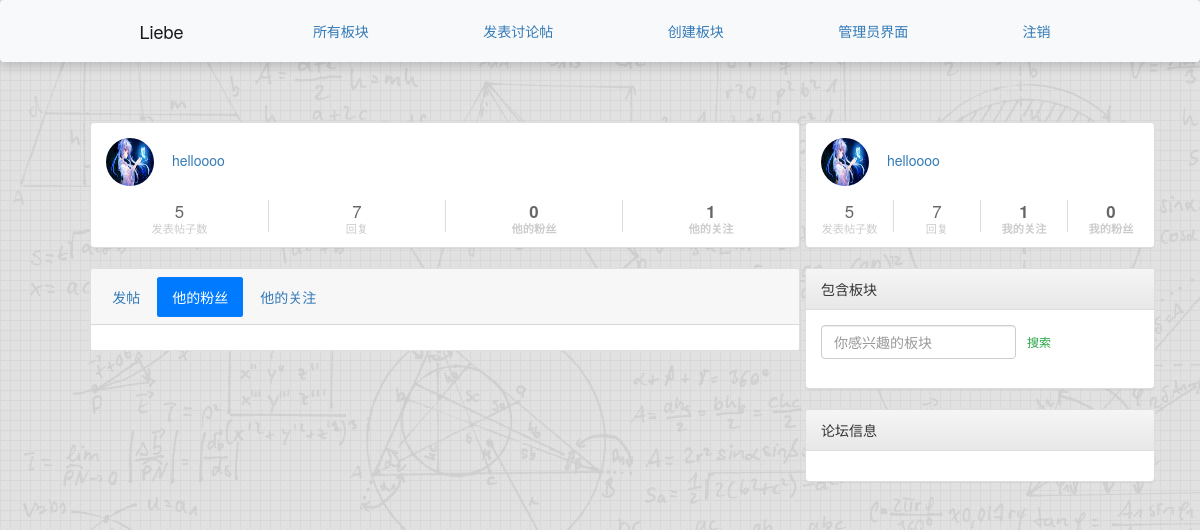
Page /accounts/profile/helloooo/fans (signed in) on the earlier database version.
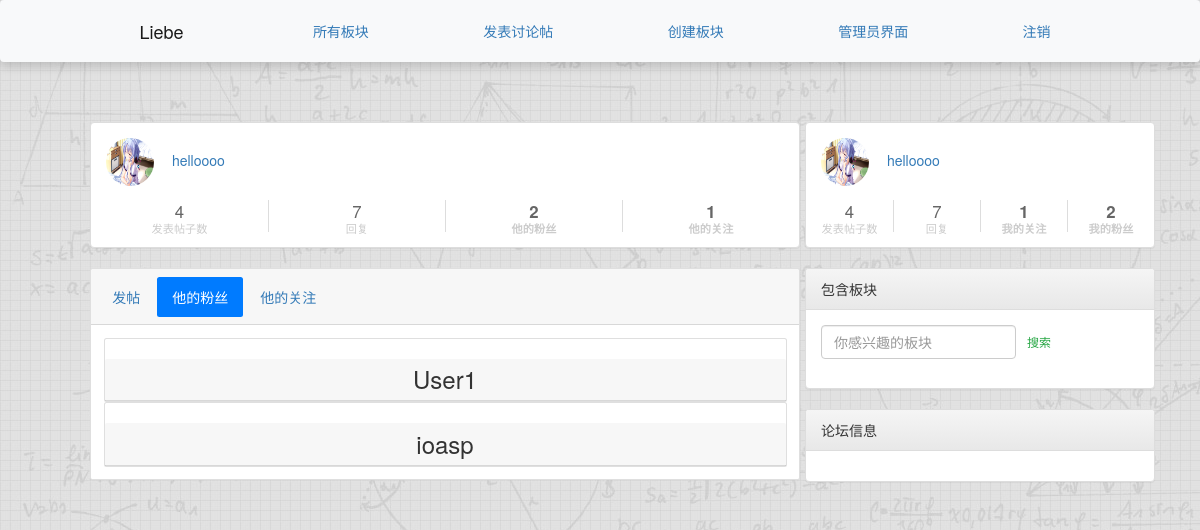
Same page on the later database version.
### accounts/models.py (models this page shows, shortened)
class User(AbstractUser):
    signature = models.CharField(max_length=255, blank=True, null=True)
    head_img = models.ImageField(blank=True, null=True, upload_to='profile_pics', default="default.jpeg")
    friends = models.ManyToManyField("User", blank=True, related_name='followed_by')

### accounts/views.py (the view)
# urls.py: path('profile/<username>/fans', views.UserFans, name="fans"),
def UserFans(request, username):
    post_user = User.objects.prefetch_related("posts").get(username__iexact=username)
    posts = post_user.posts.all()
    comments = post_user.comments.all()
    my_friends = request.user.friends.all()
    context = {
        'posts' : posts,
        'comments' : comments,
        'this_user' : post_user,
        'my_friends' : my_friends,
    }
    return render(request, "accounts/user_fans.html", context)

### accounts/templates/accounts/user_fans.html (shortened to what this page needs)
{% extends 'accounts/user_profile.html' %}
{% block user_content %}
<div class="card text-center">
    <div class="card-header">
        <ul class="nav nav-pills card-header-pills">
            <li class="nav-item">
                <a class="nav-link " href="{% url 'accounts:profile' username=this_user.username %}">发帖</a>
            </li>
            <li class="nav-item">
                <a class="nav-link active" href="{% url 'accounts:fans' username=this_user.username %}">他的粉丝</a>
            </li>
            <li class="nav-item">
                <a class="nav-link" href="{% url 'accounts:following' username=this_user.username %}">他的关注</a>
            </li>
        </ul>
    </div>
    <div class="card-body">
        {% for fan in this_user.followed_by.all %}
        <div class="card">
            <h3 class="card-header">{{  fan.username }}</h3>
        </div>
        {% endfor %}
    </div>
</div>
{% endblock user_content %}

### accounts/templates/accounts/user_profile.html (shortened to what this page needs)
{% extends 'accounts/user_base.html' %}
{% load static %}
{% block pre_user %}
<div class="panel panel-default">
    <div class="panel-body user-panel">
        <div class="panel-user-info">
            <div class="avatar-name">
                <a href="{% url 'accounts:profile' username=this_user.username %}">
                    <img class="panel-avatar user-avatar rounded-circle" src="{{ this_user.head_img.url }}" alt="" />
                </a>
                <span class="panel-username"><a
                        href="{% url 'accounts:profile' username=this_user.username %}">{{ this_user.username }}</a></span>
            </div>
            <div class="row panel-user-meta">
                <div class="col-xs-3 panel-user-meta-item">
                        <div class="text-center">
                            <p class="panel-user-meta-item-value">
                                {{  this_user.posts.count }}
                            </p>
                            <p class="panel-user-meta-item-title">发表帖子数</p>
                        </div>
                </div>
                <div class="col-xs-3 panel-user-meta-item">
                        <div class="text-center">
                            <p class="panel-user-meta-item-value">
                                {{ this_user.comments.count }}
                            </p>
                            <p class="panel-user-meta-item-title">回复</p>
                        </div>
                </div>
                <div class="col-xs-3 panel-user-meta-item">
                    <a href="{% url 'accounts:fans' username=this_user.username %}">
                        <div class="text-center">
                            <p class="panel-user-meta-item-value"><strong>{{ this_user.followed_by.count }}</strong>
                            </p>
                            <p class="panel-user-meta-item-title"><strong>他的粉丝</strong></p>
                        </div>
                    </a>
                </div>
                <div class="col-xs-3 panel-user-meta-item">
                    <a href="{% url 'accounts:following' username=this_user.username %}">
                        <div class="text-center">
                            <p class="panel-user-meta-item-value"><strong>{{ this_user.friends.count }}</strong>
                            </p>
                            <p class="panel-user-meta-item-title"><strong>他的关注</strong></p>
                        </div>
                    </a>
                </div>
            </div>
        </div>
    </div>
</div>
{% endblock pre_user %}

### templates/base.html (shortened to what the changed rows need)
<!DOCTYPE>
<html>
{% load static %}
<head>
	<link rel="stylesheet" href="https://stackpath.bootstrapcdn.com/bootstrap/4.1.3/css/bootstrap.min.css"
>
	<link rel="stylesheet" href="https://maxcdn.bootstrapcdn.com/bootstrap/3.3.7/css/bootstrap-theme.min.css"
>
	<link href="https://maxcdn.bootstrapcdn.com/font-awesome/4.7.0/css/font-awesome.min.css" rel="stylesheet">
	<link rel="stylesheet" href="{% static 'simplesocial/css/master.css'%}">
	<link rel="stylesheet" href="{% static  'css/bootstrap.min.css' %}" />
	<link rel="stylesheet" href="{% static  'css/master.css' %}" />
</head>
<body>
	<div id="main" class="container">
		<div class="row">
			<div class="col-lg-8">
				<div class="container mycontent">
					{% block content %}
					{% endblock %}
				</div>
			</div>
			<div class="col-lg-4">
				{% if  user.is_authenticated %}
				<div class="panel panel-default">
					<div class="panel-body user-panel">
						<div class="panel-user-info">
							<div class="avatar-name">
								<a href="{% url 'accounts:profile' username=user.username %}">
									<img class="panel-avatar user-avatar rounded-circle" src="{{ user.head_img.url }}" alt="" />
								</a>
								<span class="panel-username"><a href="{% url 'accounts:profile' username=user.username %}">{{ user.username }}</a></span>
							</div>
							<div class="row panel-user-meta">
								<div class="col-xs-3 panel-user-meta-item">
										<div class="text-center">
											<p class="panel-user-meta-item-value">
												{{  user.posts.count }}
											</p>
											<p class="panel-user-meta-item-title">发表帖子数</p>
										</div>
								</div>
								<div class="col-xs-3 panel-user-meta-item">
										<div class="text-center">
											<p class="panel-user-meta-item-value">
												{{ user.comments.count }}
											</p>
											<p class="panel-user-meta-item-title">回复</p>
										</div>
								</div>
								<div class="col-xs-3 panel-user-meta-item">
									<a href="{% url 'accounts:following' username=user.username %}">
										<div class="text-center">
											<p class="panel-user-meta-item-value"><strong>{{ request.user.friends.count }}</strong>
											</p>
											<p class="panel-user-meta-item-title"><strong>我的关注</strong></p>
										</div>
									</a>
								</div>
								<div class="col-xs-3 panel-user-meta-item">
									<a href="{% url 'accounts:fans' username=user.username %}">
										<div class="text-center">
											<p class="panel-user-meta-item-value"><strong>{{ request.user.followed_by.count }}</strong>
											</p>
											<p class="panel-user-meta-item-title"><strong>我的粉丝</strong></p>
										</div>
									</a>
								</div>
							</div>
						</div>
					</div>
				</div>
				{% endif %}
			</div>
		</div>
	</div>
</body>
</html>

Differences in the rows shown:
changed User "helloooo": head_img: a different picture; posts.count "5" → "4"; followed_by.count "0" → "2"; user.followed_by.count "0" → "2"
now on this page (row edited): User: username "User1"
added User: username "ioasp"
